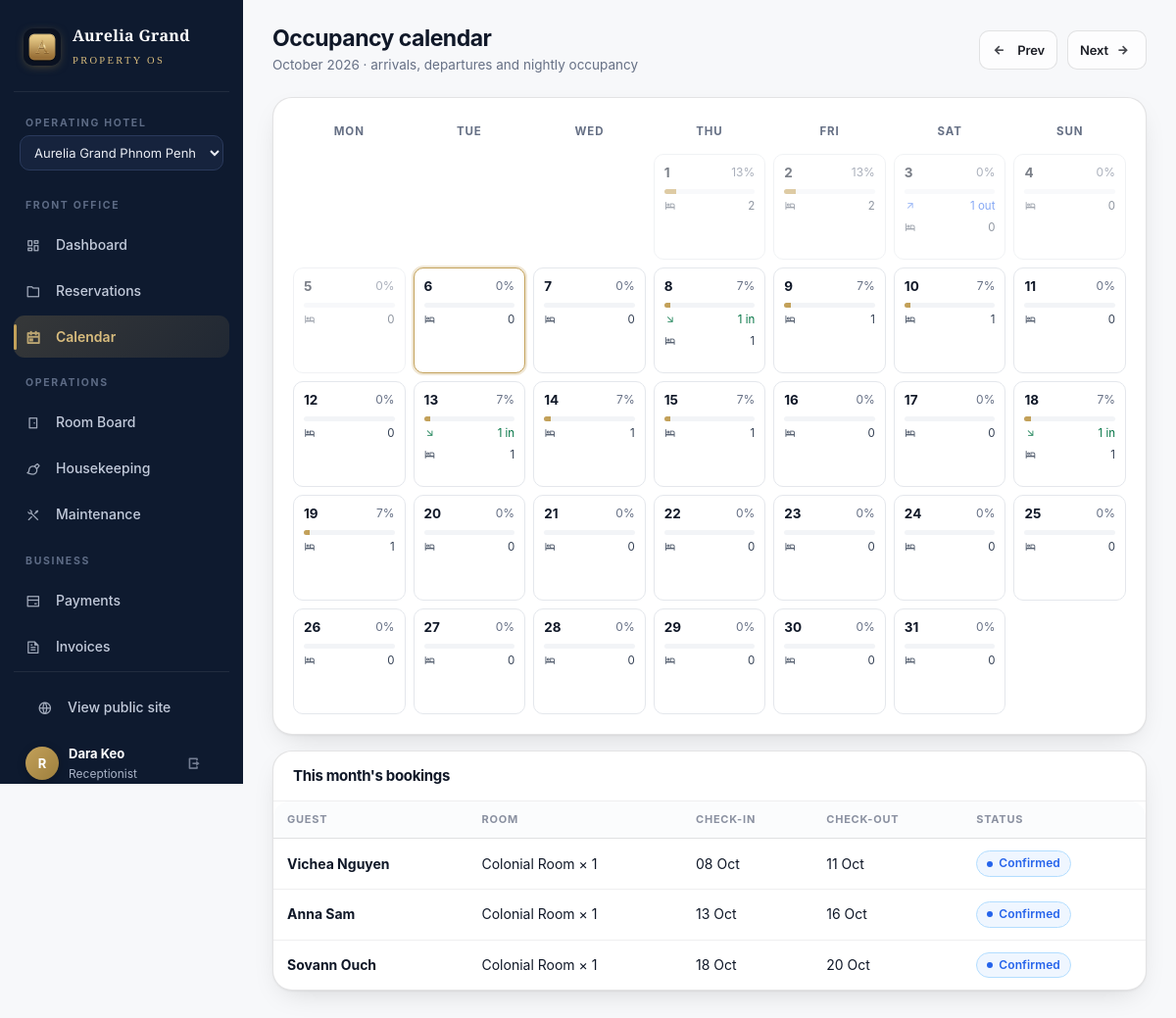
The page /pms/calendar/ (signed in) on the database its author committed.
### accounts/models.py (models this page shows, shortened)
class User(AbstractUser):
    class Role(models.TextChoices):
        GUEST = "guest", "Guest"
        RECEPTIONIST = "receptionist", "Receptionist"
        HOUSEKEEPING = "housekeeping", "Housekeeping"
        MANAGER = "manager", "Group Manager"
        PROPERTY_MANAGER = "property_manager", "Property Manager"
        ADMIN = "admin", "Administrator"
    STAFF_ROLES = {Role.RECEPTIONIST, Role.HOUSEKEEPING, Role.MANAGER, Role.PROPERTY_MANAGER, Role.ADMIN}
    role = models.CharField(max_length=20, choices=Role.choices, default=Role.GUEST)
    home_property = models.ForeignKey(
        "hotel.Property", on_delete=models.SET_NULL, null=True, blank=True,
        related_name="staff", help_text="Home hotel for staff; blank = chain-wide (head office)",
    )
    phone = models.CharField(max_length=32, blank=True)
    avatar_initials = models.CharField(max_length=4, blank=True)
    welcome_offer_used = models.BooleanField(default=False, help_text="10% first-stay welcome offer has been consumed")
    class Meta:
        ordering = ["username"]
    @property
    def is_staff_role(self) -> bool:
        return self.role in self.STAFF_ROLES
    @property
    def is_manager_or_above(self) -> bool:
        return self.role in {self.Role.MANAGER, self.Role.PROPERTY_MANAGER, self.Role.ADMIN}
    @property
    def is_group_manager_or_above(self) -> bool:
        return self.role in {self.Role.MANAGER, self.Role.ADMIN}
    @property
    def is_property_manager(self) -> bool:
        return self.role == self.Role.PROPERTY_MANAGER

### bookings/models.py (models this page shows, shortened)
class Booking(models.Model):
    class Status(models.TextChoices):
        CONFIRMED = "confirmed", "Confirmed"
        CHECKED_IN = "checked_in", "Checked in"
        CHECKED_OUT = "checked_out", "Checked out"
        CANCELLED = "cancelled", "Cancelled"
        NO_SHOW = "no_show", "No-show"
    class Source(models.TextChoices):
        WEB = "web", "Website"
        PHONE = "phone", "Phone"
        WALK_IN = "walk_in", "Walk-in"
        OTA = "ota", "OTA / Agency"
    ACTIVE_STATUSES = [Status.CONFIRMED, Status.CHECKED_IN]
    code = models.CharField(max_length=24, unique=True, blank=True)
    guest = models.ForeignKey(
        settings.AUTH_USER_MODEL, on_delete=models.PROTECT, related_name="bookings",
        null=True, blank=True, help_text="Null for walk-in reservations",
    )
    guest_name = models.CharField(max_length=160)
    guest_email = models.EmailField(blank=True)
    guest_phone = models.CharField(max_length=32, blank=True)
    room_type = models.ForeignKey(RoomType, on_delete=models.PROTECT, related_name="bookings")
    check_in = models.DateField()
    check_out = models.DateField()
    rooms_count = models.PositiveSmallIntegerField(default=1)
    adults = models.PositiveSmallIntegerField(default=1)
    children = models.PositiveSmallIntegerField(default=0)
    status = models.CharField(max_length=16, choices=Status.choices, default=Status.CONFIRMED)
    source = models.CharField(max_length=10, choices=Source.choices, default=Source.WEB)
    currency = models.CharField(max_length=8, default="USD")
    nightly_total = models.DecimalField(max_digits=12, decimal_places=2, default=Decimal("0"))
    discount_total = models.DecimalField(max_digits=12, decimal_places=2, default=Decimal("0"), help_text="Welcome or promotion discount applied to room subtotal")
    service_total = models.DecimalField(max_digits=12, decimal_places=2, default=Decimal("0"))
    tax_total = models.DecimalField(max_digits=12, decimal_places=2, default=Decimal("0"))
    grand_total = models.DecimalField(max_digits=12, decimal_places=2, default=Decimal("0"))
    rate_details = models.JSONField(default=list, blank=True, help_text="[{date, rate}] per night")
    cancellation_reason = models.TextField(blank=True)
    cancellation_fee = models.DecimalField(max_digits=12, decimal_places=2, default=Decimal("0"))
    special_requests = models.TextField(blank=True)
    created_by = models.ForeignKey(
        settings.AUTH_USER_MODEL, on_delete=models.SET_NULL, null=True, blank=True, related_name="+"
    )
    created_at = models.DateTimeField(auto_now_add=True)
    updated_at = models.DateTimeField(auto_now=True)
    class Meta:
        ordering = ["-check_in", "-created_at"]
        indexes = [
            models.Index(fields=["status", "check_in", "check_out"]),
            models.Index(fields=["room_type", "check_in", "check_out"]),
        ]
        constraints = [
            models.CheckConstraint(check=models.Q(check_out__gt=models.F("check_in")), name="booking_valid_range"),
        ]
    def get_absolute_url(self):
        return reverse("pms:booking_detail", args=[self.pk])
    def status_tone(self) -> str:
        return {
            self.Status.CONFIRMED: "info",
            self.Status.CHECKED_IN: "success",
            self.Status.CHECKED_OUT: "muted",
            self.Status.CANCELLED: "danger",
            self.Status.NO_SHOW: "warning",
        }[self.status]

### hotel/models.py (models this page shows, shortened)
class RoomType(models.Model):
    class BedType(models.TextChoices):
        KING = "king", "1 King Bed"
        TWIN = "twin", "2 Twin Beds"
        DOUBLE = "double", "1 Double Bed"
        SUITE = "suite", "King + Living Area"
    property = models.ForeignKey(Property, on_delete=models.PROTECT, related_name="room_types")
    name = models.CharField(max_length=120)
    slug = models.SlugField(unique=True, blank=True)
    description = models.TextField(blank=True)
    base_price = models.DecimalField(
        max_digits=10, decimal_places=2, validators=[MinValueValidator(Decimal("0.01"))],
        help_text="Nightly rack rate before rules/taxes.",
    )
    max_guests = models.PositiveSmallIntegerField(default=2)
    total_rooms = models.PositiveSmallIntegerField(default=1, help_text="Physical inventory of this type")
    size_sqm = models.PositiveSmallIntegerField(default=30)
    floor_range = models.CharField(max_length=32, blank=True, help_text="e.g. 3–8")
    bed_type = models.CharField(max_length=16, choices=BedType.choices, default=BedType.KING)
    amenities = models.ManyToManyField(Amenity, blank=True)
    image_url = models.URLField(blank=True)
    is_active = models.BooleanField(default=True)
    cancellation_days = models.PositiveSmallIntegerField(
        default=2, help_text="Free cancellation up to N days before arrival"
    )
    created_at = models.DateTimeField(auto_now_add=True)
    class Meta:
        ordering = ["base_price", "name"]

### bookings/views.py (the view)
# urls.py: path("calendar/", views.calendar, name="calendar"),
@front_office_required
def calendar(request):
    today = timezone.localdate()
    prop = get_active_property(request) or RoomType.objects.first().property
    year = int(request.GET.get("year", today.year))
    month = int(request.GET.get("month", today.month))
    days_in_month = monthrange(year, month)[1]
    first = dt.date(year, month, 1)
    last = dt.date(year, month, days_in_month)
    bookings = Booking.objects.filter(
        status__in=Booking.ACTIVE_STATUSES, check_in__lte=last, check_out__gte=first,
        room_type__property=prop,
    ).select_related("room_type")
    total_sellable = sum(rt.total_rooms for rt in RoomType.objects.filter(is_active=True, property=prop)) or 1
    cells = []
    for d in range(1, days_in_month + 1):
        day = dt.date(year, month, d)
        arrivals = [b for b in bookings if b.check_in == day and b.status == Booking.Status.CONFIRMED]
        departures = [b for b in bookings if b.check_out == day and b.status == Booking.Status.CHECKED_IN]
        in_house = sum(b.rooms_count for b in bookings if b.check_in <= day < b.check_out)
        cells.append({
            "date": day, "arrivals": arrivals, "departures": departures,
            "in_house": in_house, "occ": round(in_house / total_sellable * 100),
            "is_today": day == today, "is_past": day < today,
        })
    lead = first.weekday()
    prev_month = (first - dt.timedelta(days=1))
    next_month = (last + dt.timedelta(days=1))
    return render(request, "pms/calendar.html", {
        "cells": cells, "lead": lead, "lead_range": range(lead), "year": year, "month": month,
        "month_name": first.strftime("%B %Y"),
        "prev": {"year": prev_month.year, "month": prev_month.month},
        "next": {"year": next_month.year, "month": next_month.month},
    })

### templates/pms/calendar.html (shortened to what this page needs)
{% extends "staff_base.html" %}
{% load hotel_extras %}
{% block content %}
<div class="pms-head">
  <div><h1>Occupancy calendar</h1><div class="sub">{{ month_name }} · arrivals, departures and nightly occupancy</div></div>
  <div class="flex gap-2">
    <a class="btn btn-outline btn-sm" href="?year={{ prev.year }}&month={{ prev.month }}"><i class="ri-arrow-left-line" aria-hidden="true"></i> Prev</a>
    <a class="btn btn-outline btn-sm" href="?year={{ next.year }}&month={{ next.month }}">Next <i class="ri-arrow-right-line" aria-hidden="true"></i></a>
  </div>
</div>
<div class="card card-pad">
  <div class="cal-grid">
    <div class="cal-dow">Mon</div><div class="cal-dow">Tue</div><div class="cal-dow">Wed</div><div class="cal-dow">Thu</div><div class="cal-dow">Fri</div><div class="cal-dow">Sat</div><div class="cal-dow">Sun</div>
    {% for _ in lead_range %}<div class="cal-cell empty"></div>{% endfor %}
    {% for c in cells %}
    <div class="cal-cell {% if c.is_today %}today{% endif %} {% if c.is_past %}past{% endif %}">
      <div class="flex-between"><span class="d">{{ c.date|date:"j" }}</span><span class="tiny muted">{{ c.occ }}%</span></div>
      <div class="cal-occ"><div style="width:{{ c.occ|pct_bar }}%"></div></div>
      {% if c.arrivals %}<span class="cal-chip" style="color:var(--green)"><i class="ri-arrow-right-down-line" aria-hidden="true"></i> {{ c.arrivals|length }} in</span>{% endif %}
      {% if c.departures %}<span class="cal-chip" style="color:var(--blue)"><i class="ri-arrow-right-up-line" aria-hidden="true"></i> {{ c.departures|length }} out</span>{% endif %}
      <span class="cal-chip muted"><i class="ri-hotel-bed-line" aria-hidden="true"></i> {{ c.in_house }}</span>
    </div>
    {% endfor %}
  </div>
</div>
<div class="card mt-3">
  <div class="card-head"><h3>This month's bookings</h3></div>
  <div class="table-wrap"><table class="data">
    <thead><tr><th>Guest</th><th>Room</th><th>Check-in</th><th>Check-out</th><th>Status</th></tr></thead>
    <tbody>
    {% for c in cells %}{% for b in c.arrivals %}
      <tr><td><a href="{{ b.get_absolute_url }}"><b>{{ b.guest_name }}</b></a></td><td>{{ b.room_type.name }} × {{ b.rooms_count }}</td>
      <td>{{ b.check_in|date:"d M" }}</td><td>{{ b.check_out|date:"d M" }}</td>
      <td><span class="badge badge-{{ b.status_tone }}">{{ b.get_status_display }}</span></td></tr>
    {% endfor %}{% endfor %}
    </tbody>
  </table></div>
</div>
{% endblock %}

### templates/staff_base.html (shortened to what this page needs)
{% load static hotel_extras %}<!DOCTYPE html>
<html lang="en">
<head>
  <link rel="stylesheet" href="{% static 'css/fonts/remixicon.css' %}">
  <link rel="stylesheet" href="{% static 'css/app.css' %}?v=20260929-rbac-housekeeping">
  <link rel="stylesheet" href="{% static 'css/ios.css' %}?v=20260927-logo-simple">
  <link rel="stylesheet" href="{% static 'css/premium.css' %}?v=20260928-responsive-1">
</head>
<body>
<div class="pms-layout">
  <aside class="sidebar" id="sidebar">
    <a class="brand" href="{% if user.role == 'housekeeping' %}{% url 'operations:task_board' %}{% else %}{% url 'pms:dashboard' %}{% endif %}">
      <span class="mark">A</span>
      <span><span class="name">Aurelia Grand</span><br><span class="sub">Property OS</span></span>
    </a>
    {% if user.role != 'housekeeping' %}
    <form method="get" action="{% url 'pms:switch_property' %}" style="padding:0 6px 10px" id="prop-switch">
      <label class="side-label" style="padding:6px 6px 4px;display:block">Operating hotel</label>
      <select name="property" onchange="this.form.submit()"
              style="background:#16233d;color:#e9ecf3;border-color:#2a3a5c;font-size:13px;padding:8px 10px">
        {% for pr in properties %}
        <option value="{{ pr.pk }}" {% if active_property and active_property.pk == pr.pk %}selected{% endif %}>{{ pr.name }}</option>
        {% endfor %}
      </select>
    </form>
    <span class="side-label">Front office</span>
    <a class="side-link {% nav_active '/pms/' exact=True %}" href="{% url 'pms:dashboard' %}"><span class="ic"><i class="ri-dashboard-line" aria-hidden="true"></i></span> Dashboard</a>
    <a class="side-link {% nav_active '/pms/reservations' %}" href="{% url 'pms:reservations' %}"><span class="ic"><i class="ri-folder-line" aria-hidden="true"></i></span> Reservations</a>
    <a class="side-link {% nav_active '/pms/calendar' %}" href="{% url 'pms:calendar' %}"><span class="ic"><i class="ri-calendar-event-line" aria-hidden="true"></i></span> Calendar</a>
    <span class="side-label">Operations</span>
    <a class="side-link {% nav_active '/operations/rooms' %}" href="{% url 'operations:room_board' %}"><span class="ic"><i class="ri-door-line" aria-hidden="true"></i></span> Room Board</a>
    <a class="side-link {% nav_active '/operations/housekeeping' %}" href="{% url 'operations:task_board' %}"><span class="ic"><i class="ri-brush-line" aria-hidden="true"></i></span> Housekeeping</a>
    <a class="side-link {% nav_active '/operations/maintenance' %}" href="{% url 'operations:maintenance' %}"><span class="ic"><i class="ri-tools-line" aria-hidden="true"></i></span> Maintenance</a>
    {% if user.is_manager_or_above %}
    <span class="side-label">Business</span>
    <a class="side-link {% nav_active '/pms/rates' %}" href="{% url 'pms:rates' %}"><span class="ic"><i class="ri-price-tag-3-line" aria-hidden="true"></i></span> Rates & Rules</a>
    <a class="side-link {% nav_active '/finance/payments' %}" href="{% url 'finance:payments' %}"><span class="ic"><i class="ri-bank-card-line" aria-hidden="true"></i></span> Payments</a>
    <a class="side-link {% nav_active '/finance/invoices' %}" href="{% url 'finance:invoices' %}"><span class="ic"><i class="ri-file-text-line" aria-hidden="true"></i></span> Invoices</a>
    <a class="side-link {% nav_active '/finance/reports' %}" href="{% url 'finance:reports' %}"><span class="ic"><i class="ri-bar-chart-2-line" aria-hidden="true"></i></span> Reports</a>
    <a class="side-link {% nav_active '/analytics' %}" href="{% url 'analytics:overview' %}"><span class="ic"><i class="ri-line-chart-line" aria-hidden="true"></i></span> Analytics</a>
    {% else %}
    <span class="side-label">Business</span>
    <a class="side-link {% nav_active '/finance/payments' %}" href="{% url 'finance:payments' %}"><span class="ic"><i class="ri-bank-card-line" aria-hidden="true"></i></span> Payments</a>
    <a class="side-link {% nav_active '/finance/invoices' %}" href="{% url 'finance:invoices' %}"><span class="ic"><i class="ri-file-text-line" aria-hidden="true"></i></span> Invoices</a>
    {% endif %}
    {% else %}
    <span class="side-label">My work</span>
    <a class="side-link {% nav_active '/operations/housekeeping' %}" href="{% url 'operations:task_board' %}"><span class="ic"><i class="ri-brush-line" aria-hidden="true"></i></span> My Housekeeping Tasks</a>
    {% endif %}
    <div class="side-foot">
      <a class="side-link" href="{% url 'core:home' %}"><span class="ic"><i class="ri-global-line" aria-hidden="true"></i></span> View public site</a>
      <div class="flex gap-2 mt-3">
        <span class="avatar" title="{{ user.username }}">{{ user.username|slice:":1"|upper }}</span>
        <span style="min-width:0">
          <b style="color:#fff;display:block;font-size:13px;overflow:hidden;text-overflow:ellipsis">{{ user.get_full_name|default:user.username }}</b>
          <span class="tiny">{{ user.get_role_display }}</span>
        </span>
        <form method="post" action="{% url 'accounts:logout' %}" style="margin-left:auto">{% csrf_token %}
          <button class="btn btn-ghost btn-sm" style="color:#8b95a9" title="Sign out" type="submit"><i class="ri-logout-box-r-line" aria-hidden="true"></i></button>
        </form>
      </div>
    </div>
  </aside>
  <main class="pms-main">
    {% block content %}{% endblock %}
  </main>
</div>
</body>
</html>

### rows shown on the page
User: username "R", get_full_name "Dara Keo", role "Receptionist"
Booking: guest_name "Vichea Nguyen", room_type.name "Colonial Room", rooms_count "1", check_in "08 Oct", check_out "11 Oct", status "Confirmed"
Booking: guest_name "Anna Sam", room_type.name "Colonial Room", rooms_count "1", check_in "13 Oct", check_out "16 Oct", status "Confirmed"
Booking: guest_name "Sovann Ouch", room_type.name "Colonial Room", rooms_count "1", check_in "18 Oct", check_out "20 Oct", status "Confirmed"

### other values the page prints
{{ month_name }} "October 2026"
{{ c.date|date:"j" }} "1" "2" "3" "4" "5" "6" "7" "8" "9" "10" "11" "12" "13" "14" "15" "16" "17" "18" "19" "20" "21" "22" "23" "24" "25" "26" "27" "28" "29" "30" "31"
{{ c.occ }} "13" "13" "0" "0" "0" "0" "0" "7" "7" "7" "0" "0" "7" "7" "7" "0" "0" "7" "7" "0" "0" "0" "0" "0" "0" "0" "0" "0" "0" "0" "0"
{{ c.in_house }} "2" "2" "0" "0" "0" "0" "0" "1" "1" "1" "0" "0" "1" "1" "1" "0" "0" "1" "1" "0" "0" "0" "0" "0" "0" "0" "0" "0" "0" "0" "0"
{{ c.departures|length }} "1"
{{ c.arrivals|length }} "1" "1" "1"
form field property "Aurelia Grand Phnom Penh"
